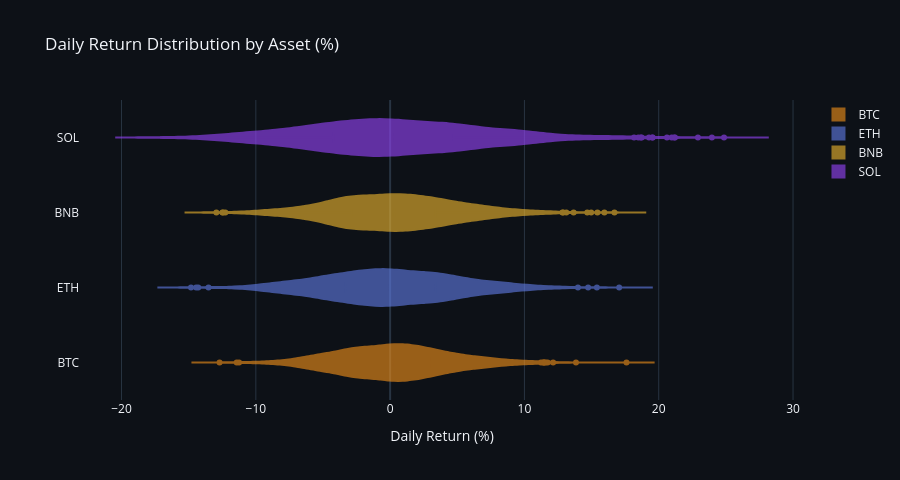

The code cell stored with this chart in its notebook:
### Markdown cell above
### 6.8 Return Distribution

### Code cell
fig8 = go.Figure()
for t in ["BTC","ETH","BNB","SOL"]:
    sub = df[df["ticker"] == t].dropna(subset=["daily_return"])
    fig8.add_trace(go.Violin(
        x=sub["daily_return"] * 100, name=t,
        line_color=colors_map[t], fillcolor=colors_map[t],
        opacity=0.6, box_visible=True, meanline_visible=True, orientation="h"
    ))
fig8.update_layout(
    title="Daily Return Distribution by Asset (%)",
    template="plotly_dark", paper_bgcolor="#0d1117",
    plot_bgcolor="#0d1117", height=480, xaxis_title="Daily Return (%)"
)
fig8.show()

### Figure 1 — Plotly figure (JSON) as saved in the notebook; plotly's stock layout.template omitted (floating-point values rounded to 4 significant figures; data arrays with more than 128 entries replaced by an {"elided": "..."} marker saying what was removed)
{"data": [{"box": {"visible": true}, "fillcolor": "#f7931a", "line": {"color": "#f7931a"}, "meanline": {"visible": true}, "name": "BTC", "opacity": 0.6, "orientation": "h", "type": "violin", "x": {"elided": "1432 float values"}}, {"box": {"visible": true}, "fillcolor": "#627eea", "line": {"color": "#627eea"}, "meanline": {"visible": true}, "name": "ETH", "opacity": 0.6, "orientation": "h", "type": "violin", "x": {"elided": "1432 float values"}}, {"box": {"visible": true}, "fillcolor": "#f3ba2f", "line": {"color": "#f3ba2f"}, "meanline": {"visible": true}, "name": "BNB", "opacity": 0.6, "orientation": "h", "type": "violin", "x": {"elided": "1432 float values"}}, {"box": {"visible": true}, "fillcolor": "#9945ff", "line": {"color": "#9945ff"}, "meanline": {"visible": true}, "name": "SOL", "opacity": 0.6, "orientation": "h", "type": "violin", "x": {"elided": "1432 float values"}}], "layout": {"height": 480, "paper_bgcolor": "#0d1117", "plot_bgcolor": "#0d1117", "title": {"text": "Daily Return Distribution by Asset (%)"}, "xaxis": {"title": {"text": "Daily Return (%)"}}}}
